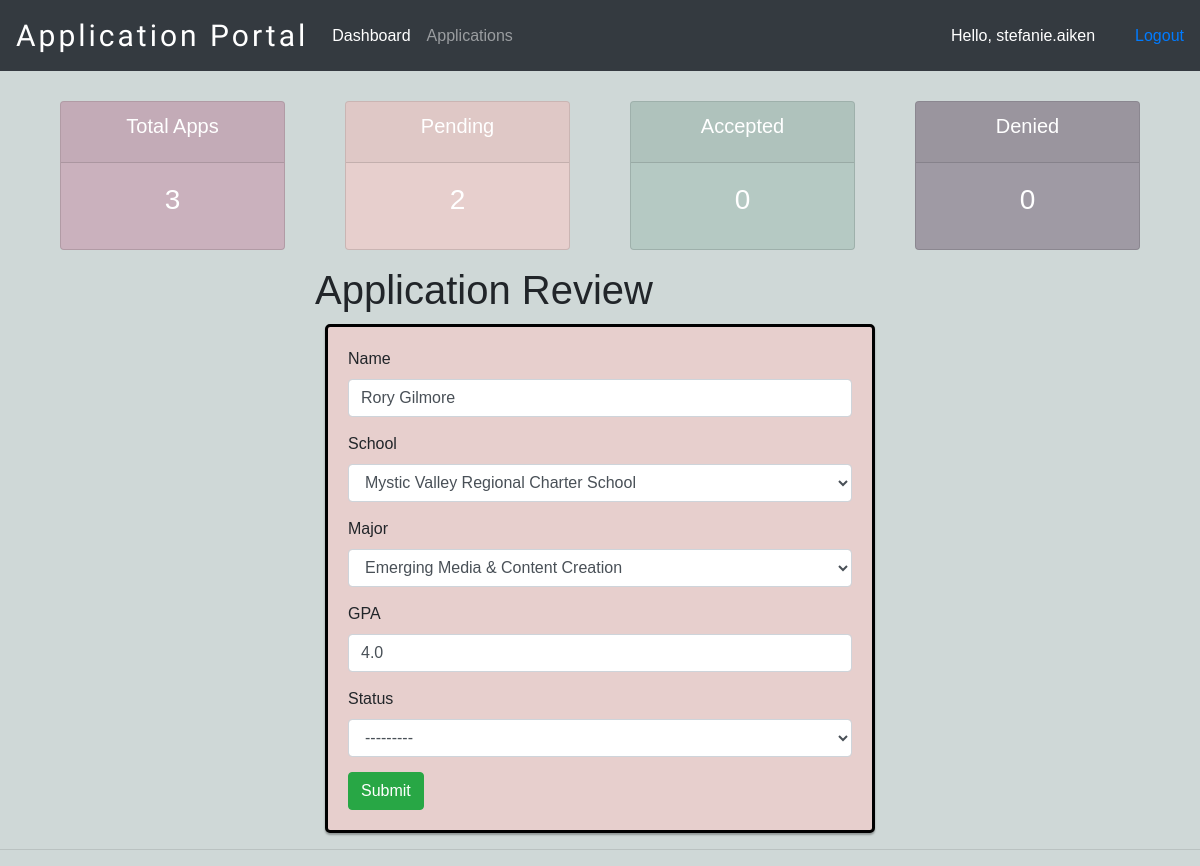
Before: /application_review/3/ (signed in) with the older database file.
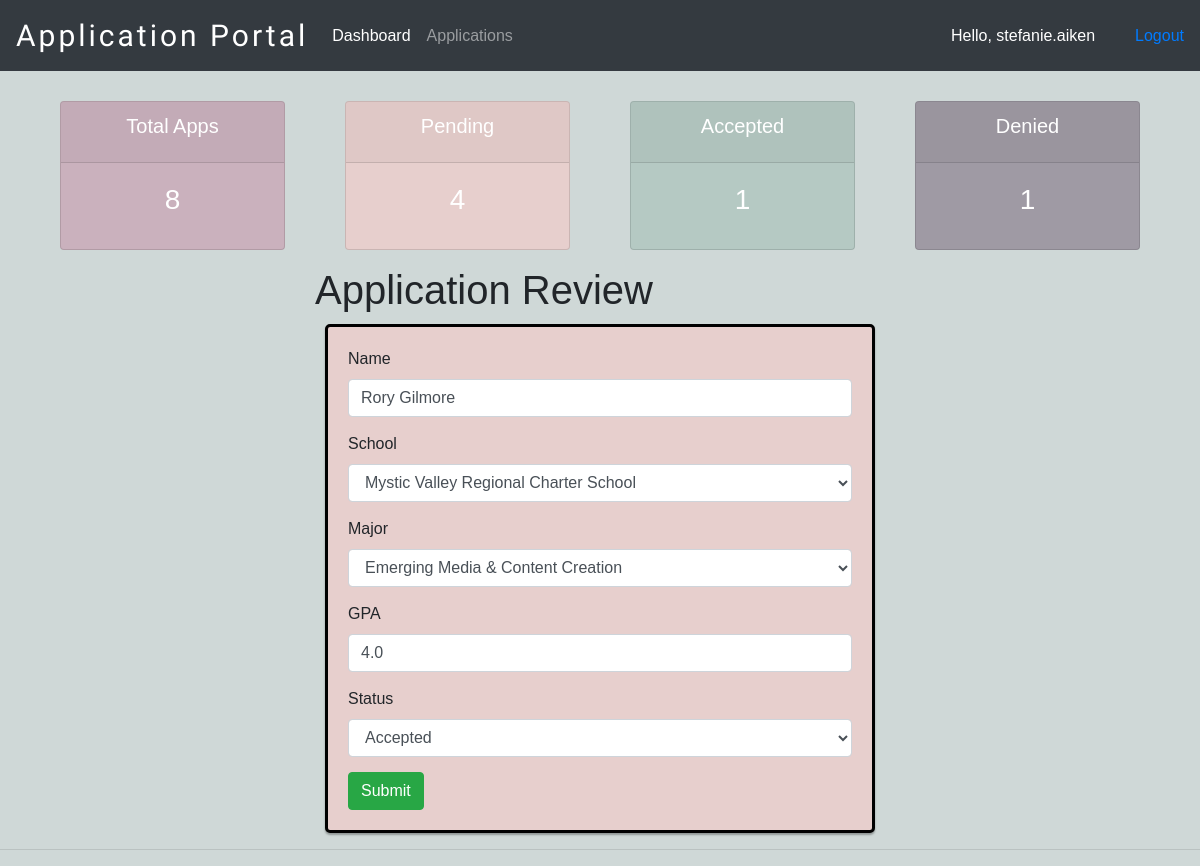
After: the same page with the newer database file.
### appStatus/models.py (models this page shows, shortened)
class Application(models.Model):
    user = models.OneToOneField(User, null=True, on_delete=models.CASCADE)
    name = models.CharField(max_length=200, blank=True, null=True)
    phone = models.CharField(max_length=200, blank=True, null=True)
    email = models.CharField(max_length=200, blank=True, null=True)
    major = models.CharField(max_length=200, blank=True,
                             null=True, choices=MAJOR)
    school = models.CharField(
        max_length=200, blank=True, null=True, choices=SCHOOL)
    GPA = models.FloatField(null=True, blank=True, validators=[
                            MinValueValidator(2), MaxValueValidator(4)])
    status = models.CharField(
        max_length=200, blank=True, null=True, choices=STATUS, default='Received')
    app_submitted = models.CharField(
        max_length=25, blank=True, null=True, choices=SUBMISSION, default='Not Submitted')
    date_created = models.DateTimeField(auto_now_add=True, null=True)

### appStatus/decorators.py (the view)
        def wrapper_func(request, *args, **kwargs):
            group = None
            if request.user.groups.exists():
                group = request.user.groups.all()[0].name
            if group in allowed_roles:
                return view_func(request, *args, **kwargs)
            else:
                return HttpResponse('You are not authorized to view this page')

### appStatus/forms.py
class DecisionForm(ModelForm):
    class Meta:
        model = Application
        fields = ['name', 'school', 'major', 'GPA', 'status']

### appStatus/templates/appStatus/applicant.html (shortened to what this page needs)
{%  extends 'appStatus/main.html' %}
{% load crispy_forms_tags %}
{% block content %}
{% include 'appStatus/status.html' %}
    <div class="container col-md-6 offset-md-3">
        <h1>Application Review</h1>
        <form id="app_review" method="POST">
            {{form|crispy}}
            <input class="btn btn-success" type="submit" name="Submit">
        </form>
    </div>
{% endblock %}

Changed rows visible on the page:
changed Application "Rory Gilmore": status "---------" → "Accepted"
Other visible differences:
{{ total_applicants }}: "3" → "8"
{{ decision_pending }}: "2" → "4"
{{ decision_accepted }}: "0" → "1"
{{ decision_deny }}: "0" → "1"
